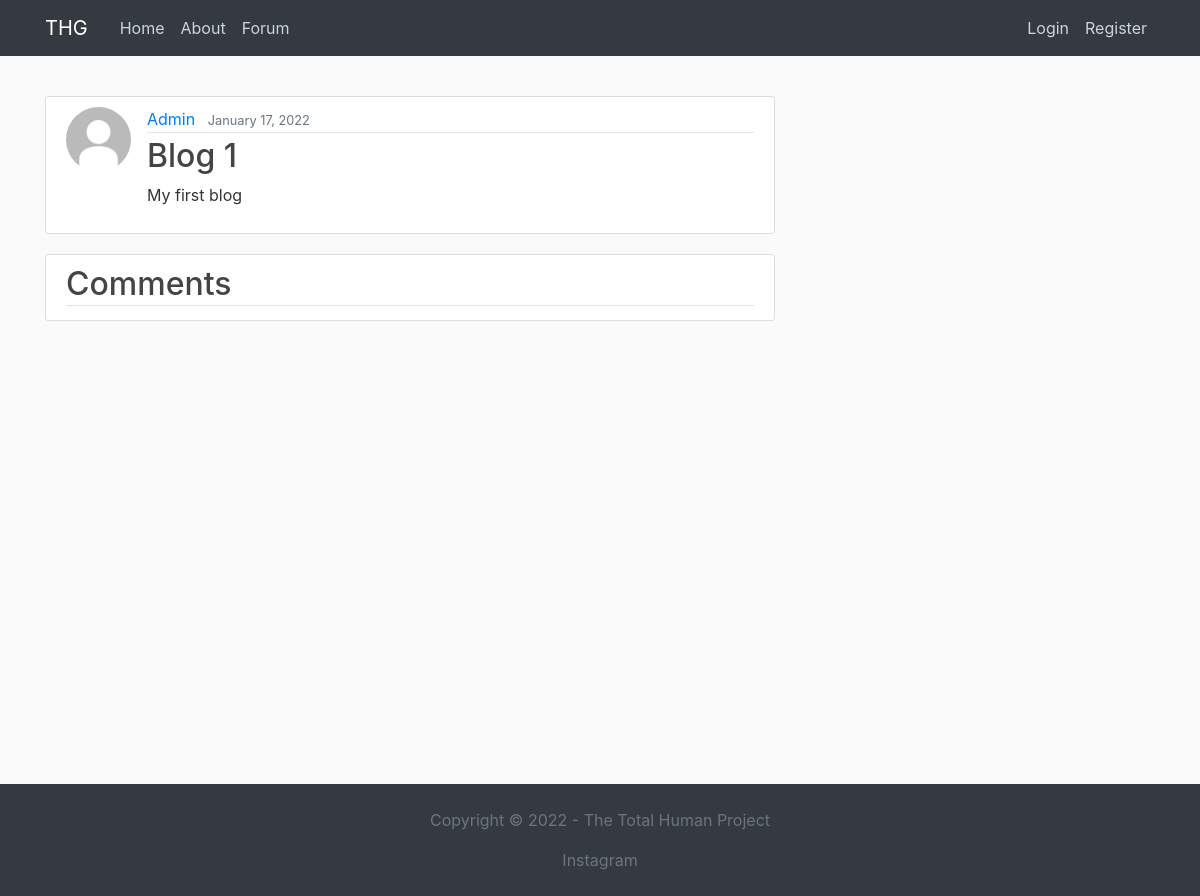
The app's page /post/1/ with its own data.
### blog/models.py (models this page shows, shortened)
class Post(models.Model):
    title = models.CharField(max_length=100)
    content = models.TextField()
    date_posted = models.DateTimeField(default=timezone.now)
    author = models.ForeignKey(User, on_delete=models.CASCADE)

### users/models.py (models this page shows, shortened)
class Profile(models.Model):
    user = models.OneToOneField(User, on_delete=models.CASCADE)
    image = models.ImageField(default='default.jpg', upload_to='profile_pics')

### blog/views.py (the view, shortened to what this page needs)
# urls.py: path('post/<int:pk>/', PostDetailView.as_view(), name='post-detail'),
class PostDetailView(DetailView):
    model = Post
    template_name = 'blog/post_detail.html'
    context_object_name = 'post'

### blog/templates/blog/post_detail.html (shortened to what this page needs)
{% extends "blog/base.html" %}
{% block content %}
<article class="media content-section">
    <img class="rounded-circle article-img" src="{{ object.author.profile.image.url }}">
    <div class="media-body">
        <div class="article-metadata">
            <a class="mr-2" href="{% url 'user-posts' object.author.username %}">{{ object.author }}</a>
            <small class="text-muted">{{ object.date_posted|date:"F d, Y" }}</small>
        </div>
        <div>
        <h2 class="article-title">{{ object.title }}</h2>
        <p class="article-content">{{ object.content }}</p>
    </div>
</article>
<div class='content-section'>
    <h2 class='article-metadata'>Comments</h2>
</div>
{% endblock content %}

### blog/static/blog/main.css (style rules this page uses)
body { background: #fafafa; color: #333333; margin-top: 6rem; }
h1, h2, h3, h4, h5, h6 { color: #444444; }
.content-section { background: #ffffff; padding: 10px 20px; border: 1px solid #dddddd; border-radius: 3px; margin-bottom: 20px; }
.article-title { color: #444444; }
.article-content { white-space: pre-line; }
.article-img { height: 65px; width: 65px; margin-right: 16px; }
.article-metadata { padding-bottom: 1px; margin-bottom: 4px; border-bottom: 1px solid #e3e3e3 }
html, body { height: 100%; }

### records on screen
Post: author.profile.image (placeholder picture), author "Admin", date_posted "January 17, 2022", title "Blog 1", content "My first blog"
